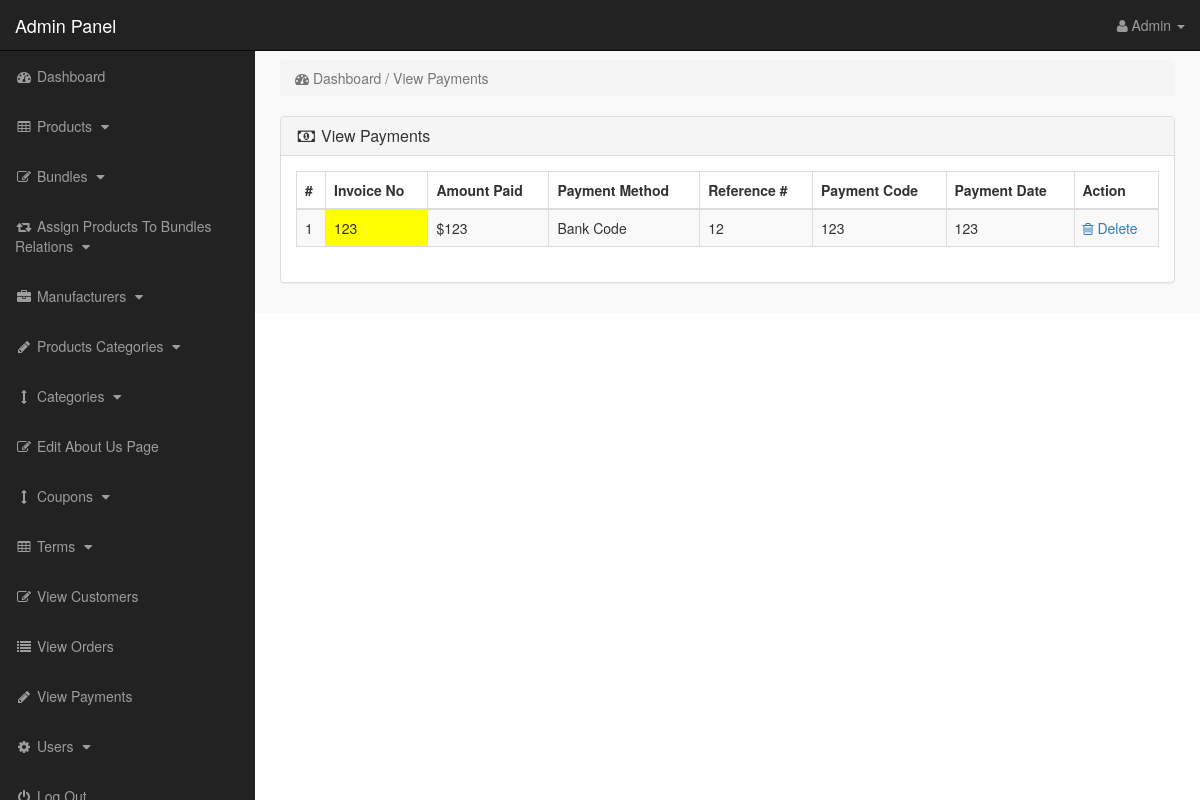
The app's page /admin_area/index.php?view_payments (signed in) with its own data.
### tables this page shows
CREATE TABLE `payments` (
  `payment_id` int(10) NOT NULL,
  `invoice_no` int(10) NOT NULL,
  `amount` int(10) NOT NULL,
  `payment_mode` text NOT NULL,
  `ref_no` int(10) NOT NULL,
  `code` int(10) NOT NULL,
  `payment_date` text NOT NULL
);

### admin_area/view_payments.php (the view)
<?php
if(!isset($_SESSION['admin_email'])){
echo "<script>window.open('login.php','_self')</script>";
}
else {
?>
<div class="row">
<div class="col-lg-12">
<ol class="breadcrumb">
<li class="active">
<i class="fa fa-dashboard"></i> Dashboard / View Payments
</li>
</ol>
</div>
</div>
<div class="row">
<div class="col-lg-12">
<div class="panel panel-default">
<div class="panel-heading">
<h3 class="panel-title">
<i class="fa fa-money fa-fw"> </i> View Payments
</h3>
</div>
<div class="panel-body">
<div class="table-responsive">
<table class="table table-hover table-bordered table-striped">
<thead>
<tr>
<th>#</th>
<th>Invoice No</th>
<th>Amount Paid</th>
<th>Payment Method</th>
<th>Reference #</th>
<th>Payment Code</th>
<th>Payment Date</th>
<th>Action</th>
</tr>
</thead>
<tbody>
<?php
$i = 0;
$get_payments = "select * from payments";
$run_payments = mysqli_query($con,$get_payments);
while($row_payments = mysqli_fetch_array($run_payments)){
$payment_id = $row_payments['payment_id'];
$invoice_no = $row_payments['invoice_no'];
$amount = $row_payments['amount'];
$payment_mode = $row_payments['payment_mode'];
$ref_no = $row_payments['ref_no'];
$code = $row_payments['code'];
$payment_date = $row_payments['payment_date'];
$i++;
?>
<tr>
<td><?php echo $i; ?></td>
<td bgcolor="yellow" ><?php echo $invoice_no; ?></td>
<td>$<?php echo $amount; ?></td>
<td><?php echo $payment_mode; ?></td>
<td><?php echo $ref_no; ?></td>
<td><?php echo $code; ?></td>
<td><?php echo $payment_date; ?></td>
<td>
<a href="index.php?payment_delete=<?php echo $payment_id; ?>" >
<i class="fa fa-trash-o" ></i> Delete
</a>
</td>
</tr>
<?php } ?>
</tbody>
</table>
</div>
</div>
</div>
</div>
</div>
<?php } ?>

### admin_area/includes/sidebar.php (shortened to what this page needs)
<?php
if(!isset($_SESSION['admin_email'])){
echo "<script>window.open('login.php','_self')</script>";
}
else {
?>
<nav class="navbar navbar-inverse navbar-fixed-top" >
<div class="navbar-header" >
<a class="navbar-brand" href="index.php?dashboard" >Admin Panel</a>
</div>
<ul class="nav navbar-right top-nav" >
<li class="dropdown" >
<a href="#" class="dropdown-toggle" data-toggle="dropdown" >
<i class="fa fa-user" ></i>
<?php echo $admin_name; ?> <b class="caret" ></b>
</a>
</li>
</ul>
<div class="collapse navbar-collapse navbar-ex1-collapse">
<ul class="nav navbar-nav side-nav">
<li>
<a href="index.php?dashboard">
<i class="fa fa-fw fa-dashboard"></i> Dashboard
</a>
</li>
<li>
<a href="#" data-toggle="collapse" data-target="#products">
<i class="fa fa-fw fa-table"></i> Products
<i class="fa fa-fw fa-caret-down"></i>
</a>
</li>
<li>
<a href="#" data-toggle="collapse" data-target="#bundles">
<i class="fa fa-fw fa-edit"></i> Bundles
<i class="fa fa-fw fa-caret-down"></i>
</a>
</li>
<li>
<a href="#" data-toggle="collapse" data-target="#relations">
<i class="fa fa-fw fa-retweet"></i> Assign Products To Bundles Relations
<i class="fa fa-fw fa-caret-down"></i>
</a>
</li>
<li>
<a href="#" data-toggle="collapse" data-target="#manufacturers">
<i class="fa fa-fw fa-briefcase"></i> Manufacturers
<i class="fa fa-fw fa-caret-down"></i>
</a>
</li>
<li>
<a href="#" data-toggle="collapse" data-target="#p_cat">
<i class="fa fa-fw fa-pencil"></i> Products Categories
<i class="fa fa-fw fa-caret-down"></i>
</a>
</li>
<li>
<a href="#" data-toggle="collapse" data-target="#cat">
<i class="fa fa-fw fa-arrows-v"></i> Categories
<i class="fa fa-fw fa-caret-down"></i>
</a>
</li>
<li>
<a href="index.php?edit_about_us">
<i class="fa fa-fw fa-edit"></i> Edit About Us Page
</a>
</li>
<li>
<a href="#" data-toggle="collapse" data-target="#coupons">
<i class="fa fa-fw fa-arrows-v"></i> Coupons
<i class="fa fa-fw fa-caret-down"></i>
</a>
</li>
<li>
<a href="#" data-toggle="collapse" data-target="#terms" >
<i class="fa fa-fw fa-table"></i> Terms
<i class="fa fa-fw fa-caret-down"></i>
</a>
</li>
<li>
<a href="index.php?view_customers">
<i class="fa fa-fw fa-edit"></i> View Customers
</a>
</li>
<li>
<a href="index.php?view_orders">
<i class="fa fa-fw fa-list"></i> View Orders
</a>
</li>
<li>
<a href="index.php?view_payments">
<i class="fa fa-fw fa-pencil"></i> View Payments
</a>
</li>
<li>
<a href="#" data-toggle="collapse" data-target="#users">
<i class="fa fa-fw fa-gear"></i> Users
<i class="fa fa-fw fa-caret-down"></i>
</a>
</li>
<li>
<a href="logout.php">
<i class="fa fa-fw fa-power-off"></i> Log Out
</a>
</li>
</ul>
</div>
</nav>
<?php } ?>

### admin_area/css/style.css (style rules this page uses)
body { margin-top:100px; }
@media (min-width: 768px) { body { margin-top:50px; } }
.top-nav { padding:0 15px; }
.top-nav>li { display:inline-block; float:left; }
.top-nav>li>a { padding-top:15px; padding-bottom:15px; line-height:20px; color:#999; }
@media (min-width: 768px) { .side-nav { position:fixed; top:51px; width:255px; border-radius:0; overflow-y:auto; background-color: #222; bottom:0; overflow-x:hidden; padding-bottom:40px; } }
@media (min-width: 768px) { .side-nav>li>a { width:255px; } }
.panel-body { border-radius:5px; }

### records on screen
payments: invoice_no "123", amount "123", payment_mode "Bank Code", ref_no "12", code "123", payment_date "123"

### other values on screen
$admin_name "Admin"
